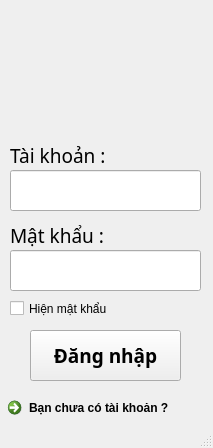
<?xml version="1.0" encoding="UTF-8"?>
<ui version="4.0">
 <class>MainWindow</class>
 <widget class="QMainWindow" name="MainWindow">
  <property name="geometry">
   <rect>
    <x>0</x>
    <y>0</y>
    <width>213</width>
    <height>448</height>
   </rect>
  </property>
  <property name="windowTitle">
   <string>MainWindow</string>
  </property>
  <widget class="QWidget" name="centralwidget">
   <widget class="QLineEdit" name="lineEditTaiKhoan">
    <property name="geometry">
     <rect>
      <x>10</x>
      <y>170</y>
      <width>191</width>
      <height>41</height>
     </rect>
    </property>
    <property name="font">
     <font>
      <family>Roboto Black</family>
      <pointsize>14</pointsize>
      <weight>75</weight>
      <bold>true</bold>
     </font>
    </property>
    <property name="maxLength">
     <number>12</number>
    </property>
   </widget>
   <widget class="QLineEdit" name="lineEditMatKhau">
    <property name="geometry">
     <rect>
      <x>10</x>
      <y>250</y>
      <width>191</width>
      <height>41</height>
     </rect>
    </property>
    <property name="font">
     <font>
      <family>Roboto Black</family>
      <pointsize>14</pointsize>
      <weight>75</weight>
      <bold>true</bold>
     </font>
    </property>
    <property name="maxLength">
     <number>12</number>
    </property>
    <property name="echoMode">
     <enum>QLineEdit::Password</enum>
    </property>
   </widget>
   <widget class="QLabel" name="label">
    <property name="geometry">
     <rect>
      <x>10</x>
      <y>140</y>
      <width>121</width>
      <height>31</height>
     </rect>
    </property>
    <property name="font">
     <font>
      <family>Lexend</family>
      <pointsize>14</pointsize>
     </font>
    </property>
    <property name="text">
     <string>Tài khoản :</string>
    </property>
   </widget>
   <widget class="QLabel" name="label_2">
    <property name="geometry">
     <rect>
      <x>0</x>
      <y>0</y>
      <width>211</width>
      <height>121</height>
     </rect>
    </property>
    <property name="text">
     <string/>
    </property>
    <property name="pixmap">
     <pixmap>hinhanh/logo.png</pixmap>
    </property>
    <property name="scaledContents">
     <bool>true</bool>
    </property>
   </widget>
   <widget class="QLabel" name="label_3">
    <property name="geometry">
     <rect>
      <x>10</x>
      <y>220</y>
      <width>121</width>
      <height>31</height>
     </rect>
    </property>
    <property name="font">
     <font>
      <family>Lexend</family>
      <pointsize>14</pointsize>
     </font>
    </property>
    <property name="text">
     <string>Mật khẩu :</string>
    </property>
   </widget>
   <widget class="QPushButton" name="pushButtonDangNhap">
    <property name="geometry">
     <rect>
      <x>30</x>
      <y>330</y>
      <width>151</width>
      <height>51</height>
     </rect>
    </property>
    <property name="font">
     <font>
      <family>Lexend Black</family>
      <pointsize>14</pointsize>
      <weight>75</weight>
      <bold>true</bold>
     </font>
    </property>
    <property name="text">
     <string>Đăng nhập</string>
    </property>
   </widget>
   <widget class="QCommandLinkButton" name="commandLinkButtonSignUp">
    <property name="geometry">
     <rect>
      <x>0</x>
      <y>390</y>
      <width>221</width>
      <height>41</height>
     </rect>
    </property>
    <property name="text">
     <string>Bạn chưa có tài khoản ?</string>
    </property>
   </widget>
   <widget class="QCheckBox" name="checkBoxShowPassword">
    <property name="geometry">
     <rect>
      <x>10</x>
      <y>300</y>
      <width>111</width>
      <height>17</height>
     </rect>
    </property>
    <property name="text">
     <string>Hiện mật khẩu</string>
    </property>
   </widget>
  </widget>
  <widget class="QStatusBar" name="statusbar"/>
 </widget>
 <resources/>
 <connections/>
</ui>
